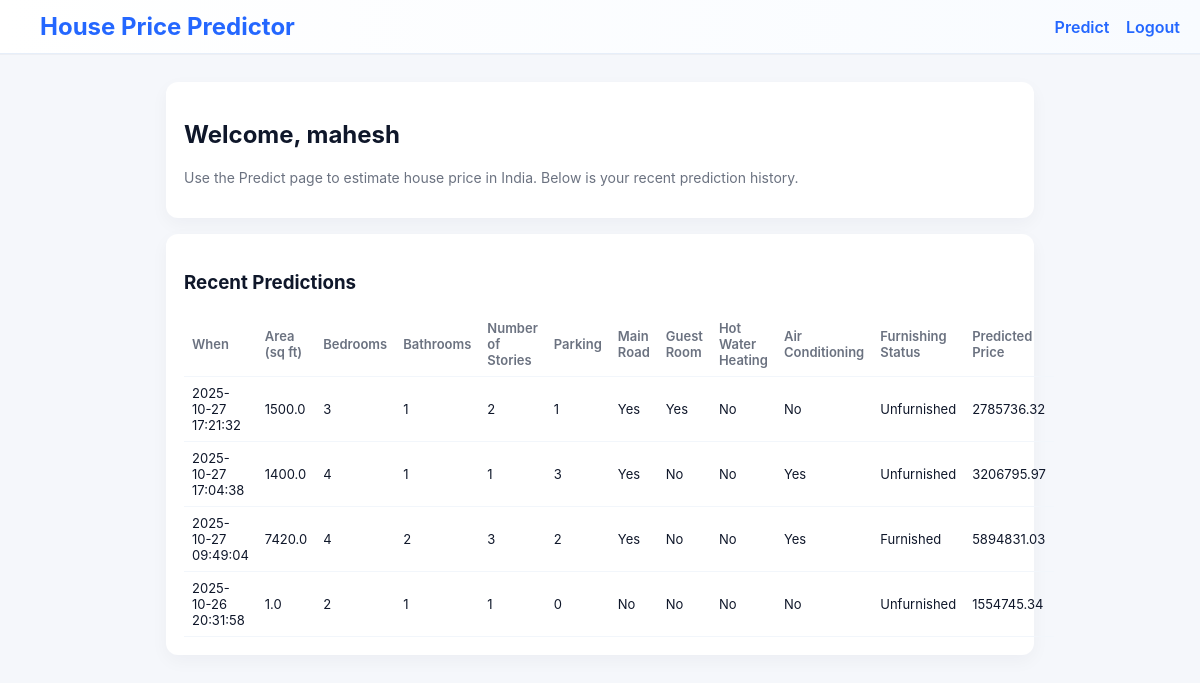
/dashboard (signed in), run on the app's committed database.
### tables this page shows
CREATE TABLE predictions (
        id INTEGER PRIMARY KEY AUTOINCREMENT,
        user_id INTEGER,
        area FLOAT,      
        bedrooms INTEGER,
        bathrooms INTEGER,
        stories INTEGER,
        parking INTEGER,
        mainroad TEXT,
        guestroom TEXT,
        hotwaterheating TEXT,
        airconditioning TEXT,
        furnishingstatus TEXT,
        predicted_price REAL,
        created_at TEXT,
        FOREIGN KEY(user_id) REFERENCES users(id)
    );

### app.py (the view)
@app.route("/dashboard")
def dashboard():
    if not session.get("user_id"):
        return redirect(url_for("login"))
    conn = get_db_connection()
    rows = conn.execute("SELECT * FROM predictions WHERE user_id = ? ORDER BY created_at DESC LIMIT 10", (session["user_id"],)).fetchall()
    conn.close()
    history = [dict(r) for r in rows]
    return render_template("dashboard.html", username=session.get("username"), history=history)

### app.py (called while the page is built)
def get_db_connection():
    conn = sqlite3.connect(DB_PATH)
    conn.row_factory = sqlite3.Row
    return conn

### templates/dashboard.html (shortened to what this page needs)
<!doctype html>
<html lang="en">
<head>
  <link rel="stylesheet" href="{{ url_for('static', filename='styles.css') }}">
</head>
<body>
  <nav class="navbar">
    <div class="nav-left">
      <span class="brand">House Price Predictor</span>
    </div>
    <div class="nav-right">
      <a href="{{ url_for('predict_page') }}">Predict</a>
      <a href="{{ url_for('logout') }}">Logout</a>
    </div>
  </nav>
  <main class="container">
    <section class="card">
      <h2>Welcome, {{ username }}</h2>
      <p class="muted">Use the Predict page to estimate house price in India. Below is your recent prediction history.</p>
    </section>
    <section class="card">
      <h3>Recent Predictions</h3>
      {% if history %}
        <table class="history-table">
          <thead>
            <tr>
              <th>When</th>
              <th>Area (sq ft)</th>
              <th>Bedrooms</th>
              <th>Bathrooms</th>
              <th>Number of Stories</th>
              <th>Parking</th>
              <th>Main Road</th>
              <th>Guest Room</th>
              <th>Hot Water Heating</th>
              <th>Air Conditioning</th>
              <th>Furnishing Status</th>
              <th>Predicted Price</th>
            </tr>
          </thead>
          <tbody>
            {% for row in history %}
              <tr>
                <td>{{ row.created_at }}</td>
                <td>{{ row.area }}</td>
                <td>{{ row.bedrooms }}</td>
                <td>{{ row.bathrooms }}</td>
                <td>{{ row.stories }}</td>
                <td>{{ row.parking }}</td>
                <td>{{ row.mainroad }}</td>
                <td>{{ row.guestroom }}</td>
                <td>{{ row.hotwaterheating }}</td>
                <td>{{ row.airconditioning }}</td>
                <td>{{ row.furnishingstatus }}</td>
                <td>{{ row.predicted_price}}</td>
              </tr>
            {% endfor %}
          </tbody>
        </table>
      {% else %}
        <p class="muted">No predictions yet.</p>
      {% endif %}
    </section>
  </main>
</body>
</html>

### static/styles.css (style rules this page uses)
:root { --bg: #f5f7fb; --card: #ffffff; --accent: #2467ff; --muted: #6b7280; --danger: #ef4444; }
* { box-sizing:border-box;font-family:Inter, ui-sans-serif, system-ui, -apple-system, "Segoe UI", Roboto, "Helvetica Neue", Arial; }
body { margin:0; background:var(--bg); color:#0f172a; -webkit-font-smoothing:antialiased; -moz-osx-font-smoothing:grayscale; }
.navbar { display:flex; justify-content:space-between; align-items:center; padding:12px 20px; background:linear-gradient(90deg, #ffffff, #f8fbff); border-bottom:1px solid #e6eef9; box-shadow:0 1px 0 rgba(16,24,40,0.03); }
.brand { font-weight:700;color:var(--accent);font-size: 24px;margin-left: 20px; }
.nav-right a { margin-left:12px;text-decoration:none;color:var(--accent);font-weight:600; }
.container { max-width:900px;margin:28px auto;padding:0 16px; }
.muted { color:var(--muted);font-size:14px; }
.card { background:var(--card);padding:18px;border-radius:12px;margin-bottom:16px;box-shadow:0 6px 18px rgba(16,24,40,0.04); }
.history-table { width:100%;border-collapse:collapse;margin-top:8px; }
.history-table th, .history-table td { padding:8px;border-bottom:1px solid #f2f6fb;text-align:left;font-size:13px; }
.history-table th { color:var(--muted);font-weight:600; }

### data on the page
predictions: created_at "2025-10-27 17:21:32", area "1500.0", bedrooms "3", bathrooms "1", stories "2", parking "1", mainroad "Yes", guestroom "Yes", hotwaterheating "No", airconditioning "No", furnishingstatus "Unfurnished", predicted_price "2785736.32"
predictions: created_at "2025-10-27 17:04:38", area "1400.0", bedrooms "4", bathrooms "1", stories "1", parking "3", mainroad "Yes", guestroom "No", hotwaterheating "No", airconditioning "Yes", furnishingstatus "Unfurnished", predicted_price "3206795.97"
predictions: created_at "2025-10-27 09:49:04", area "7420.0", bedrooms "4", bathrooms "2", stories "3", parking "2", mainroad "Yes", guestroom "No", hotwaterheating "No", airconditioning "Yes", furnishingstatus "Furnished", predicted_price "5894831.03"
predictions: created_at "2025-10-26 20:31:58", area "1.0", bedrooms "2", bathrooms "1", stories "1", parking "0", mainroad "No", guestroom "No", hotwaterheating "No", airconditioning "No", furnishingstatus "Unfurnished", predicted_price "1554745.34"

### other printed values
{{ username }} "mahesh"
